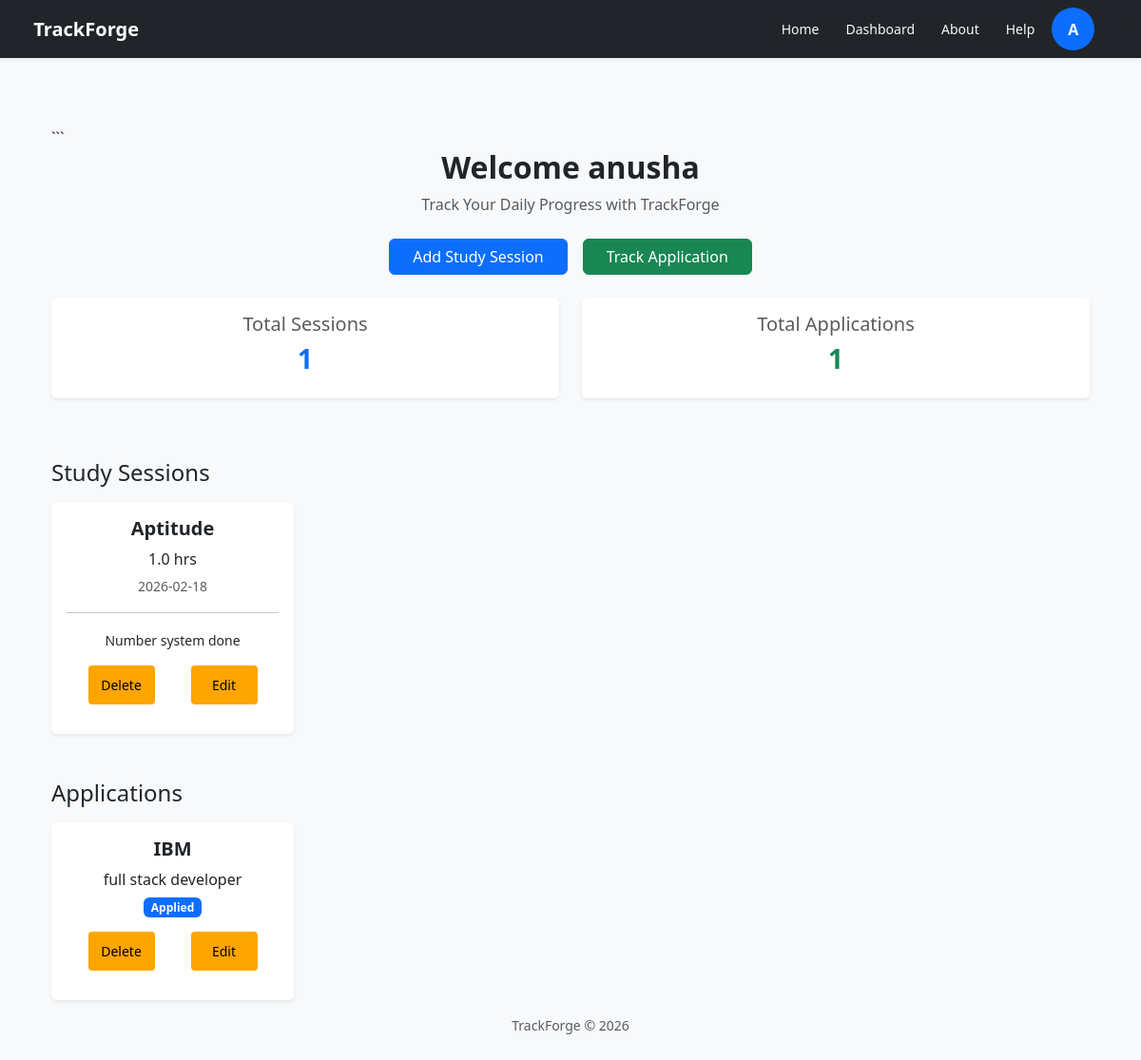
The page /dashboard (signed in) on the database its author committed.
### app.py (models this page shows)
class User(db.Model):
    id = db.Column(db.Integer, primary_key=True)
    username = db.Column(db.String(100), nullable=False)
    email = db.Column(db.String(100), nullable=False)
    password = db.Column(db.String(200), nullable=False)

class StudySession(db.Model):
    id = db.Column(db.Integer, primary_key=True)
    user_id = db.Column(db.Integer, db.ForeignKey('user.id'))
    subject = db.Column(db.String(20), nullable=False)
    hours = db.Column(db.Float)
    dates = db.Column(db.String(50))
    notes = db.Column(db.String(500), nullable=False)

class Application(db.Model):
    id = db.Column(db.Integer, primary_key=True)
    user_id = db.Column(db.Integer, db.ForeignKey('user.id'))
    company_name = db.Column(db.String(100))
    role = db.Column(db.String(50))
    status = db.Column(db.String(50))

### app.py (the view)
@app.route("/dashboard")
def dashboard():
    if "user" not in session:
        return redirect(url_for("index"))
    username = session["user"]
    user_data = User.query.filter_by(username=username).first()
    if not user_data:
        return redirect(url_for("login"))
    sessions = StudySession.query.filter_by(user_id=user_data.id).all()
    applications = Application.query.filter_by(user_id=user_data.id).all()
    total_sessions = len(sessions)
    total_apps = len(applications)
    return render_template(
        "dashboard.html",
        user=username,
        sessions=sessions,
        applications=applications,
        total_sessions=total_sessions,
        total_apps=total_apps
    )

### templates/dashboard.html (shortened to what this page needs)
{% extends "base.html" %}
{% block content %}
<div class="container mt-5">
```
<div class="text-center mb-4">
    <h2 class="fw-bold">Welcome {{user}}</h2>
    <p class="text-muted">Track Your Daily Progress with TrackForge</p>
</div>
<div class="d-flex justify-content-center gap-3 mb-4">
    <a href="{{ url_for('add_session') }}" class="btn btn-primary px-4">
        Add Study Session
    </a>
    <a href="{{ url_for('application_tracker') }}" class="btn btn-success px-4">
        Track Application
    </a>
</div>
<div class="row text-center mb-5">
    <div class="col-md-6 mb-3">
        <div class="card shadow-sm border-0 p-3">
            <h5 class="text-muted">Total Sessions</h5>
            <h3 class="fw-bold text-primary">{{total_sessions}}</h3>
        </div>
    </div>
    <div class="col-md-6 mb-3">
        <div class="card shadow-sm border-0 p-3">
            <h5 class="text-muted">Total Applications</h5>
            <h3 class="fw-bold text-success">{{total_apps}}</h3>
        </div>
    </div>
</div>
<h4 class="mb-3">Study Sessions</h4>
{% if sessions %}
<div class="row row-cols-1 row-cols-sm-2 row-cols-md-3 row-cols-lg-4 g-4">
    {% for s in sessions %}
    <div class="col">
        <div class="card shadow-sm border-0 square-card">
            <div class="card-body d-flex flex-column justify-content-between text-center">
                <div>
                    <h5 class="fw-bold">{{ s.subject }}</h5>
                    <p class="mb-1">{{ s.hours }} hrs</p>
                    <small class="text-muted">{{ s.dates }}</small>
                    <hr>
                    <small>{{ s.notes }}</small>
                </div>
                <div class="d-flex justify-content-center gap-2">
                    <a href="{{ url_for('delete_session', id=s.id) }}" class="btn btn-sm btn-danger editdlt-btn">
                        Delete
                    </a>
                    <a href="{{ url_for('edit_session', id=s.id) }}" class="btn btn-sm btn-warning editdlt-btn">
                        Edit
                    </a>
                </div>
            </div>
        </div>
    </div>
    {% endfor %}
</div>
{% endif %}
<h4 class="mt-5 mb-3">Applications</h4>
{% if applications %}
<div class="row row-cols-1 row-cols-sm-2 row-cols-md-3 row-cols-lg-4 g-4">
    {% for s in applications %}
    <div class="col">
        <div class="card shadow-sm border-0 square-card">
            <div class="card-body d-flex flex-column justify-content-between text-center">
                <div>
                    <h5 class="fw-bold">{{ s.company_name }}</h5>
                    <p class="mb-1">{{ s.role }}</p>
                    <span class="badge bg-primary">{{ s.status }}</span>
                </div>
                <div class="d-flex justify-content-center gap-2">
                    <a href="{{ url_for('delete_application', id=s.id) }}" class="btn btn-sm btn-danger editdlt-btn">
                        Delete
                    </a>
                    <a href="{{ url_for('edit_application', id=s.id) }}" class="btn btn-sm btn-warning editdlt-btn">
                        Edit
                    </a>
                </div>
            </div>
        </div>
    </div>
    {% endfor %}
</div>
{% endif %}
{% endblock %}

### static/style.css (style rules this page uses)
.editdlt-btn { width: 70px; margin: 15px; padding: 10px; background-color: orange; color: black; border: none; }

### rows shown on the page
User: username "anusha"
StudySession: subject "Aptitude", hours "1.0", dates "2026-02-18", notes "Number system done"
Application: company_name "IBM", role "full stack developer", status "Applied"

### other values the page prints
{{ session["user"][0]|upper if "user" in session else "👤" }} "A"
{{ total_sessions }} "1"
{{ total_apps }} "1"
